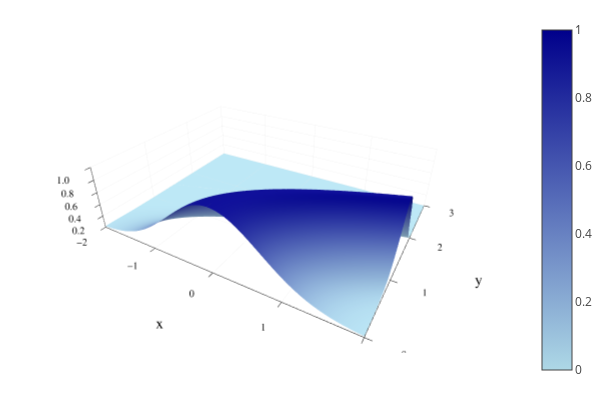

Notebook code for this chart:
### Code cell
plotly()
surface(X,T,u,xlabel="x",ylabel="y",seriescolor=:blues)

### Figure 1 — Plotly figure (JSON) as saved in the notebook; plotly's stock layout.template omitted (floating-point values rounded to 4 significant figures; data arrays with more than 128 entries replaced by an {"elided": "..."} marker saying what was removed)
{"data": [{"colorbar": {"title": ""}, "colorscale": [[0, "rgba(173, 216, 230, 1.000)"], [1, "rgba(0, 0, 139, 1.000)"]], "hoverinfo": "none", "name": "y1", "opacity": null, "scene": "scene", "showlegend": false, "showscale": true, "type": "surface", "x": [-2, -1.96, -1.92, -1.88, -1.84, -1.8, -1.76, -1.72, -1.68, -1.64, -1.6, -1.56, -1.52, -1.48, -1.44, -1.4, -1.36, -1.32, -1.28, -1.24, -1.2, -1.16, -1.12, -1.08, -1.04, -1, -0.96, -0.92, -0.88, -0.84, -0.8, -0.76, -0.72, -0.68, -0.64, -0.6, -0.56, -0.52, -0.48, -0.44, -0.4, -0.36, -0.32, -0.28, -0.24, -0.2, -0.16, -0.12, -0.08, -0.04, 0, 0.04, 0.08, 0.12, 0.16, 0.2, 0.24, 0.28, 0.32, 0.36, 0.4, 0.44, 0.48, 0.52, 0.56, 0.6, 0.64, 0.68, 0.72, 0.76, 0.8, 0.84, 0.88, 0.92, 0.96, 1, 1.04, 1.08, 1.12, 1.16, 1.2, 1.24, 1.28, 1.32, 1.36, 1.4, 1.44, 1.48, 1.52, 1.56, 1.6, 1.64, 1.68, 1.72, 1.76, 1.8, 1.84, 1.88, 1.92, 1.96, 2], "xaxis": "x", "y": [0, 0.03, 0.06, 0.09, 0.12, 0.15, 0.18, 0.21, 0.24, 0.27, 0.3, 0.33, 0.36, 0.39, 0.42, 0.45, 0.48, 0.51, 0.54, 0.57, 0.6, 0.63, 0.66, 0.69, 0.72, 0.75, 0.78, 0.81, 0.84, 0.87, 0.9, 0.93, 0.96, 0.99, 1.02, 1.05, 1.08, 1.11, 1.14, 1.17, 1.2, 1.23, 1.26, 1.29, 1.32, 1.35, 1.38, 1.41, 1.44, 1.47, 1.5, 1.53, 1.56, 1.59, 1.62, 1.65, 1.68, 1.71, 1.74, 1.77, 1.8, 1.83, 1.86, 1.89, 1.92, 1.95, 1.98, 2.01, 2.04, 2.07, 2.1, 2.13, 2.16, 2.19, 2.22, 2.25, 2.28, 2.31, 2.34, 2.37, 2.4, 2.43, 2.46, 2.49, 2.52, 2.55, 2.58, 2.61, 2.64, 2.67, 2.7, 2.73, 2.76, 2.79, 2.82, 2.85, 2.88, 2.91, 2.94, 2.97, 3], "yaxis": "y", "z": {"elided": "101x101 float values"}, "zaxis": "z", "zmax": 1, "zmin": 2.821e-53}], "layout": {"annotations": [], "height": 400, "legend": {"bgcolor": "rgba(255, 255, 255, 1.000)", "bordercolor": "rgba(0, 0, 0, 1.000)", "borderwidth": 1, "font": {"color": "rgba(0, 0, 0, 1.000)", "family": "sans-serif", "size": 11}, "title": {"font": {"color": "rgba(0, 0, 0, 1.000)", "family": "sans-serif", "size": 15}, "text": ""}, "tracegroupgap": 0, "traceorder": "normal", "x": 1, "xanchor": "auto", "y": 1, "yanchor": "auto"}, "margin": {"b": 20, "l": 0, "r": 0, "t": 20}, "paper_bgcolor": "rgba(255, 255, 255, 1.000)", "plot_bgcolor": "rgba(255, 255, 255, 1.000)", "scene": {"camera": {"eye": {"x": 1.126, "y": -1.95, "z": 1.3}}, "domain": {"x": [0.04684, 0.9934], "y": [0.07581, 0.9902]}, "xaxis": {"gridcolor": "rgba(0, 0, 0, 0.100)", "gridwidth": 0.5, "linecolor": "rgba(0, 0, 0, 1.000)", "mirror": false, "range": [-2, 2], "showgrid": true, "showline": true, "showticklabels": true, "tickangle": 0, "tickcolor": "rgb(0, 0, 0)", "tickfont": {"color": "rgba(0, 0, 0, 1.000)", "family": "sans-serif", "size": 11}, "tickmode": "array", "ticks": "inside", "ticktext": ["−2", "−1", "0", "1", "2"], "tickvals": [-2, -1, 0, 1, 2], "title": "x", "titlefont": {"color": "rgba(0, 0, 0, 1.000)", "family": "sans-serif", "size": 15}, "type": "-", "visible": true, "zeroline": false, "zerolinecolor": "rgba(0, 0, 0, 1.000)"}, "yaxis": {"gridcolor": "rgba(0, 0, 0, 0.100)", "gridwidth": 0.5, "linecolor": "rgba(0, 0, 0, 1.000)", "mirror": false, "range": [0, 3], "showgrid": true, "showline": true, "showticklabels": true, "tickangle": 0, "tickcolor": "rgb(0, 0, 0)", "tickfont": {"color": "rgba(0, 0, 0, 1.000)", "family": "sans-serif", "size": 11}, "tickmode": "array", "ticks": "inside", "ticktext": ["0", "1", "2", "3"], "tickvals": [0, 1, 2, 3], "title": "y", "titlefont": {"color": "rgba(0, 0, 0, 1.000)", "family": "sans-serif", "size": 15}, "type": "-", "visible": true, "zeroline": false, "zerolinecolor": "rgba(0, 0, 0, 1.000)"}, "zaxis": {"gridcolor": "rgba(0, 0, 0, 0.100)", "gridwidth": 0.5, "linecolor": "rgba(0, 0, 0, 1.000)", "mirror": false, "range": [2.821e-53, 1], "showgrid": true, "showline": true, "showticklabels": true, "tickangle": 0, "tickcolor": "rgb(0, 0, 0)", "tickfont": {"color": "rgba(0, 0, 0, 1.000)", "family": "sans-serif", "size": 11}, "tickmode": "array", "ticks": "inside", "ticktext": ["0.2", "0.4", "0.6", "0.8", "1.0"], "tickvals": [0.2, 0.4, 0.6, 0.8, 1], "title": "", "titlefont": {"color": "rgba(0, 0, 0, 1.000)", "family": "sans-serif", "size": 15}, "type": "-", "visible": true, "zeroline": false, "zerolinecolor": "rgba(0, 0, 0, 1.000)"}}, "showlegend": true, "width": 600}}
